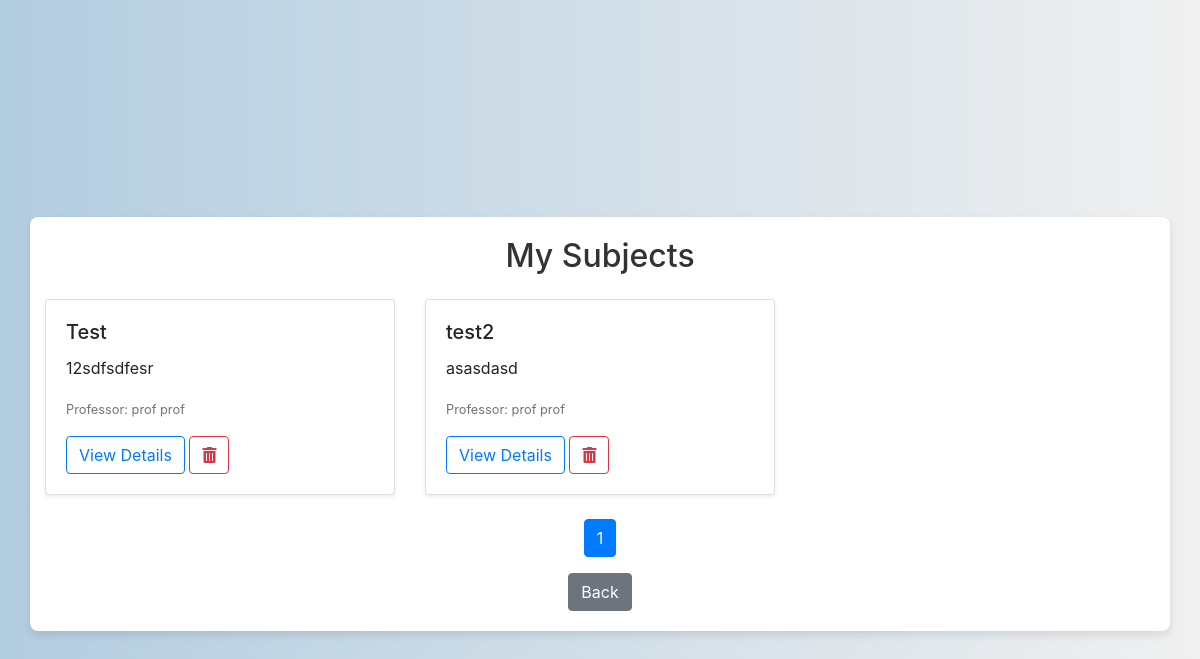
The app's page /subjects/my_subjects/ (signed in), older data.
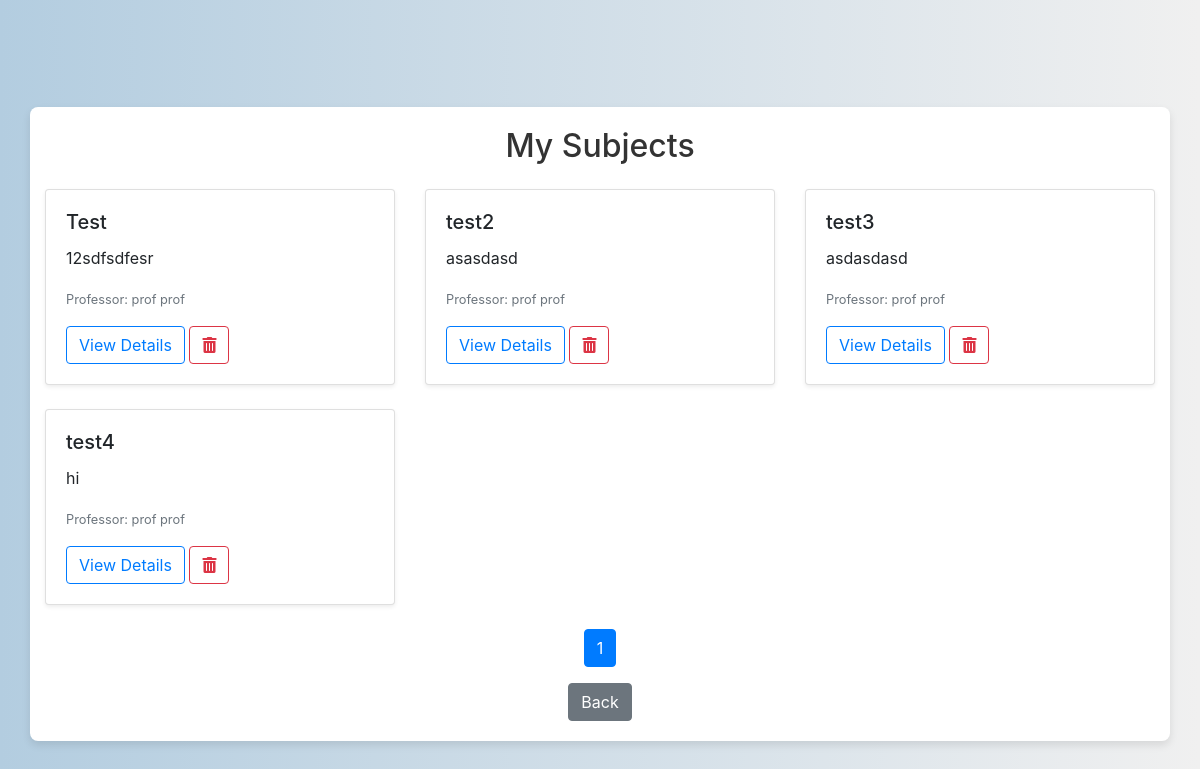
The same page, newer data.
### subjects/models.py (models this page shows, shortened)
class Subject(models.Model):
    name = models.CharField(max_length=100)
    professor = models.ForeignKey(CustomUser, limit_choices_to={'role': 'professor'}, on_delete=models.CASCADE, editable=False)
    description = models.TextField(blank=True)

### users/models.py (models this page shows, shortened)
class CustomUser(AbstractUser):
    ROLE_CHOICES = [
        ('student', 'Student'),
        ('professor', 'Professor')
    ]
    role = models.CharField(max_length=10, choices=ROLE_CHOICES)
    institution = models.ForeignKey('Institution', on_delete=models.SET_NULL, null=True, blank=True)

### subjects/views.py (the view)
# urls.py: path('my_subjects/', views.my_subjects, name='my_subjects'),
@login_required
def my_subjects(request):
    subjects_list = Subject.objects.all()
    paginator = Paginator(subjects_list, 6)  # Show 6 subjects per page
    page_number = request.GET.get('page')
    subjects = paginator.get_page(page_number)
    return render(request, 'my_subjects.html', {'subjects': subjects})

### subjects/templates/my_subjects.html (shortened to what this page needs)
<!DOCTYPE html>
<html lang="en">
<head>
    {% load static %}
    <link rel="stylesheet" href="{% static 'css/styles.css' %}">
    <link rel="stylesheet" href="https://cdnjs.cloudflare.com/ajax/libs/font-awesome/5.15.3/css/all.min.css">
    <link rel="stylesheet" href="https://stackpath.bootstrapcdn.com/bootstrap/4.5.2/css/bootstrap.min.css">
</head>
<body>
    <div class="container mt-5">
        <h2 class="text-center mb-4">My Subjects</h2>
        <div class="row">
            {% for subject in subjects %}
                <div class="col-md-4">
                    <div class="card mb-4 shadow-sm">
                        <div class="card-body">
                            <h5 class="card-title">{{ subject.name }}</h5>
                            <p class="card-text">{{ subject.description|truncatewords:20 }}</p>
                            <p class="card-text"><small class="text-muted">Professor:
                                {% if subject.professor.first_name and subject.professor.last_name %}
                                    {{ subject.professor.first_name }} {{ subject.professor.last_name }}
                                {% else %}
                                    {{ subject.professor.email }}
                                {% endif %}
                            </small></p>
                            <a href="{% url 'subject_detail' subject.pk %}" class="btn btn-outline-primary">View Details</a>
                            <button type="button" class="btn btn-outline-danger" data-toggle="modal" data-target="#deleteModal" data-subject-id="{{ subject.pk }}" data-subject-name="{{ subject.name }}">
                                <i class="fas fa-trash-alt"></i>
                            </button>
                        </div>
                    </div>
                </div>
            {% endfor %}
        </div>
        <div class="d-flex justify-content-center">
            <nav aria-label="Page navigation">
                <ul class="pagination">
                    {% for num in subjects.paginator.page_range %}
                        {% if subjects.number == num %}
                            <li class="page-item active"><span class="page-link">{{ num }}</span></li>
                        {% elif num > subjects.number|add:'-3' and num < subjects.number|add:'3' %}
                            <li class="page-item"><a class="page-link" href="?page={{ num }}">{{ num }}</a></li>
                        {% endif %}
                    {% endfor %}
                </ul>
            </nav>
        </div>
        <div class="text-center">
            <button class="btn btn-secondary" type="button" onclick="goBack()">Back</button>
        </div>
    </div>
</body>
</html>

### static/css/styles.css (style rules this page uses)
body { font-family: 'Roboto', sans-serif; background: linear-gradient(to right, #b3cde0, #f0f0f0); margin: 0; padding: 0; display: flex; justify-content: center; align-items: center; min-height: 100vh; }
.container { background-color: #ffffff; padding: 20px; border-radius: 8px; box-shadow: 0 4px 8px rgba(0, 0, 0, 0.1); max-width: 900px; width: 100%; animation: fadeIn 1s ease-in-out; }
h2 { text-align: center; color: #333333; margin-bottom: 20px; }
.card { transition: transform 0.3s, box-shadow 0.3s; }
button { padding: 10px; background-color: #66afe9; color: #ffffff; border: none; border-radius: 4px; cursor: pointer; transition: background-color 0.3s; }

Row changes from the older to the newer data that the page shows:
added Subject: name "test3", description "asdasdasd", professor.first_name "prof", professor.last_name "prof"
added Subject: name "test4", description "hi", professor.first_name "prof", professor.last_name "prof"
